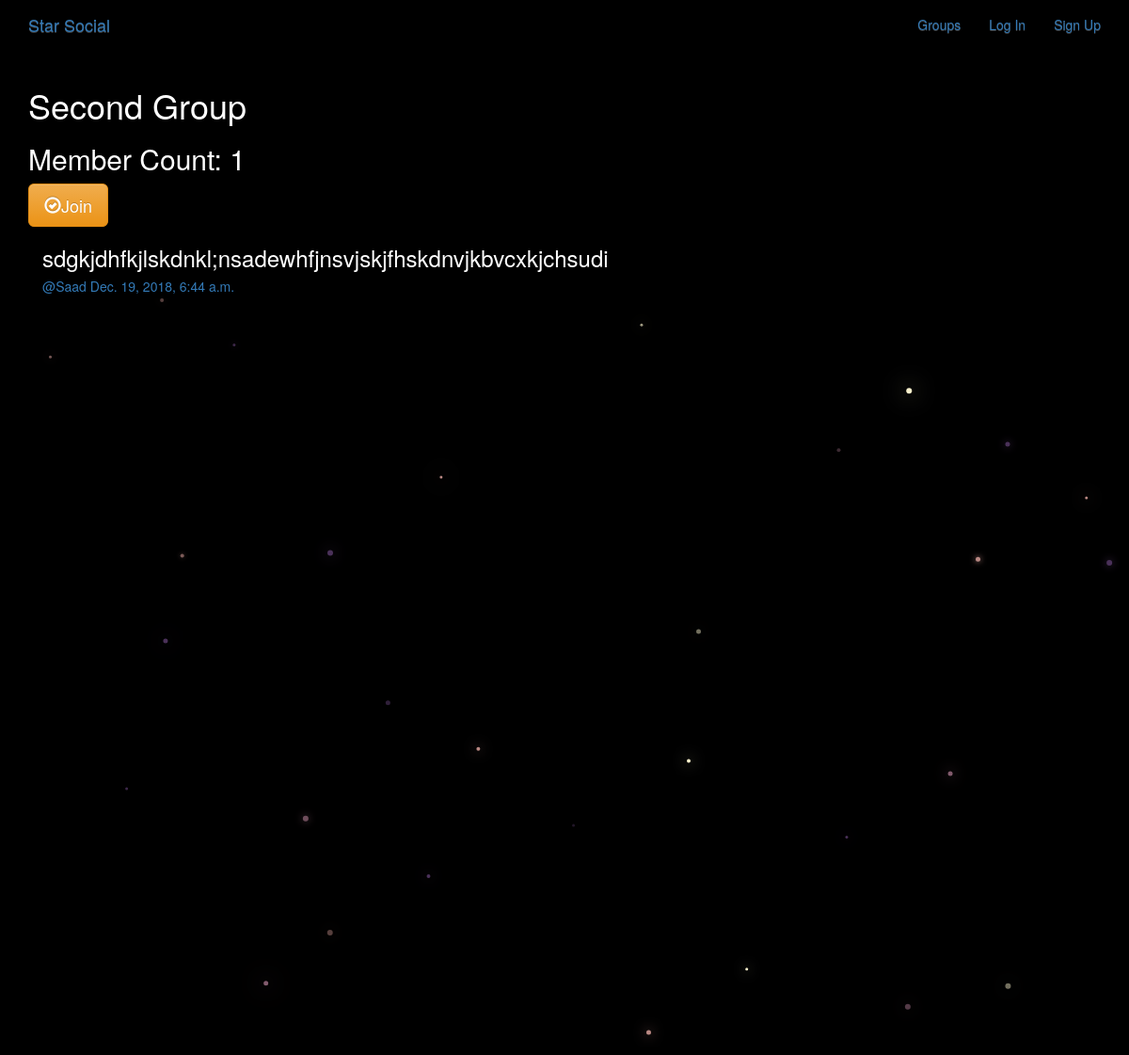
The page /groups/posts/in/second-group/ on the database its author committed.
### groups/models.py (models this page shows, shortened)
class Group(models.Model):
    name = models.CharField(max_length=255,unique=True)
    slug = models.SlugField(allow_unicode=True,unique=True)
    description = models.TextField(blank=True,default='')
    description_html = models.TextField(editable=False,default='',blank=True)
    members = models.ManyToManyField(User,through='GroupMember')
    class Meta:
        ordering = ['name']

### posts/models.py (models this page shows, shortened)
class Post(models.Model):
    user = models.ForeignKey(User,related_name='posts',on_delete=models.CASCADE)
    created_at = models.DateTimeField(auto_now=True)
    message = models.TextField()
    message_html = models.TextField(editable=False)
    group = models.ForeignKey(Group,related_name='posts',null=True,blank=True,on_delete=models.CASCADE)
    class Meta:
        ordering = ['-created_at']
        unique_together = ['user','message']

### groups/views.py (the view)
# urls.py: path("posts/in/<slug>/",views.SingleGroup.as_view(),name='single'),
class SingleGroup(generic.DetailView):
    model = Group

### groups/templates/groups/group_detail.html
{% extends "groups/group_base.html" %}
{% block pregroup %}
<h1>{{group.name}}</h1>
<h2>Member Count: {{group.members.count}}</h2>
<div class="content">
  {% if user in group.members.all %}
    <a href="{% url 'groups:leave' slug=group.slug %}" class="btn btn-lg btn-fill btn-warning">
    <span class="glyphicon glyphicon-remove-circle"></span>Leave</a>
  {% else %}
  <a href="{% url 'groups:join' slug=group.slug %}" class="btn btn-lg btn-fill btn-warning">
  <span class="glyphicon glyphicon-ok-circle"></span>Join</a>
  {% endif %}
</div>
{% endblock %}
{% block group_content %}
<div class="col-md-8">
  {% if group.posts.count == 0 %}
    <h2>No posts in this group yet!</h2>
  {% else %}
    {% for post in group.posts.all %}
      {% include "posts/_post.html" %}
    {% endfor %}
  {% endif %}
</div>
{% endblock %}

### posts/templates/posts/_post.html (shortened to what this page needs)
<div class="post media">
  <h3>{{post.message_html|safe}}</h3>
  <div class="media-body">
    <h5 class="media-heading">
    <span class="username">
      <a href="{% url 'posts:for_user' username=post.user.username %}">@{{post.user.username}}</a>
    </span>
    <time class="time">
      <a href="{% url 'posts:single' username=post.user.username pk=post.pk %}">
        {{post.created_at}}
      </a>
    </time>
    </h5>
  </div>
</div>

### static/simplesocial/css/master.css (style rules this page uses)
body { margin: 0; overflow: hidden; background-color: black; color:white; }

### rows shown on the page
Group: name "Second Group", members.count "1"
Post: message_html "sdgkjdhfkjlskdnkl;nsadewhfjnsvjskjfhskdnvjkbvcxkjchsudi", user.username "Saad", created_at "Dec. 19, 2018, 6:44 a.m."
